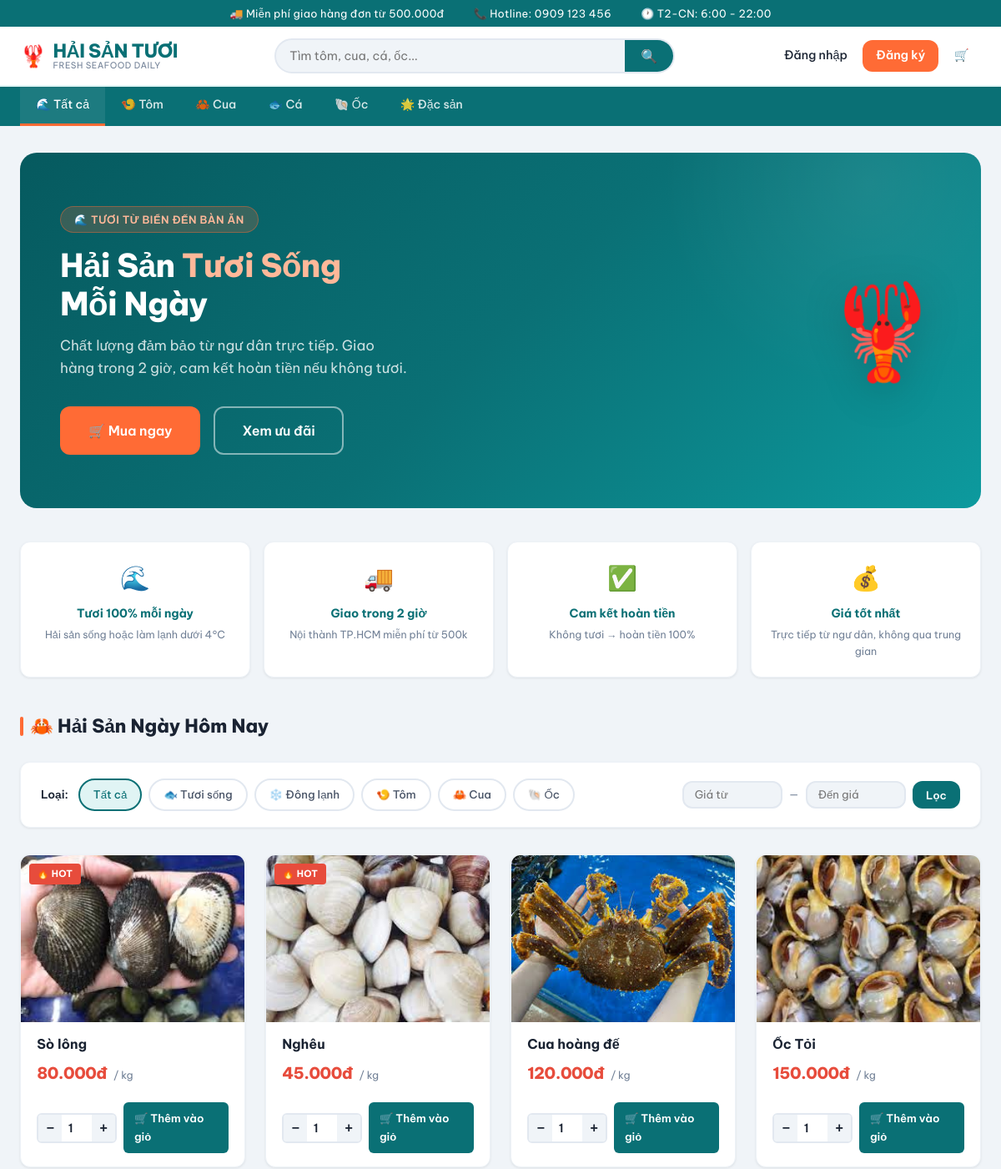
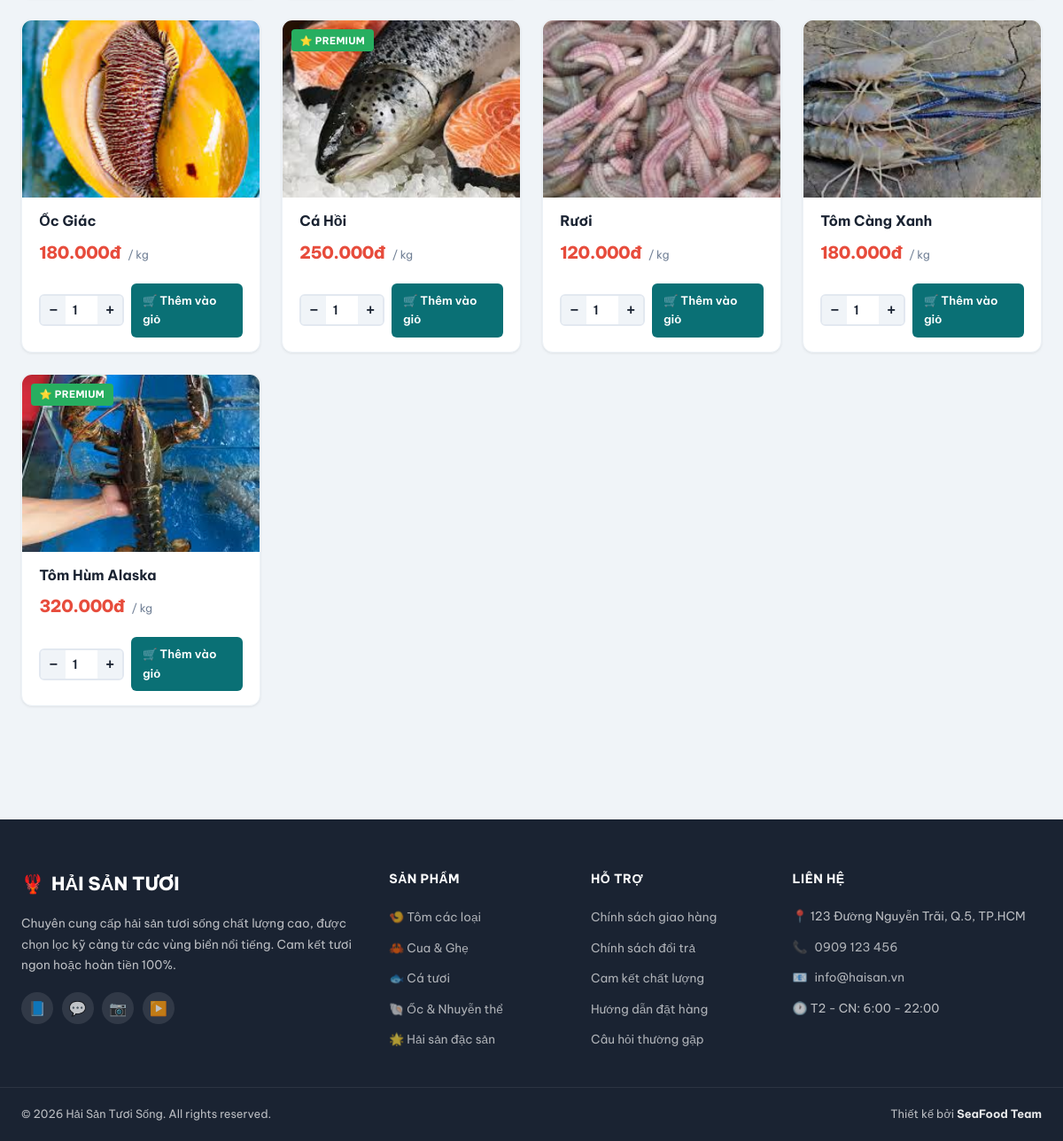
The page / on the database its author committed (2 pictures, top to bottom).
### tables this page shows
CREATE TABLE IF NOT EXISTS `products` (
  `id` int NOT NULL AUTO_INCREMENT,
  `category_id` int DEFAULT NULL,
  `name` varchar(150) NOT NULL,
  `description` text,
  `price` decimal(10,2) NOT NULL,
  `stock` int DEFAULT '0',
  `unit` varchar(20) DEFAULT 'kg',
  `image` varchar(255) DEFAULT NULL,
  `is_active` tinyint(1) DEFAULT '1',
  `created_at` timestamp NULL DEFAULT CURRENT_TIMESTAMP,
  PRIMARY KEY (`id`),
  KEY `category_id` (`category_id`),
  CONSTRAINT `products_ibfk_1` FOREIGN KEY (`category_id`) REFERENCES `categories` (`id`) ON DELETE SET NULL
);

### app/controllers/ProductController.php (called while the page is built, shortened)
<?php
class ProductController {
    public function index() {
        require_once 'app/models/ProductModel.php';
        $keyword  = $_GET['q'] ?? '';
        $category = $_GET['category'] ?? '';
        $minPrice = $_GET['min_price'] ?? '';
        $maxPrice = $_GET['max_price'] ?? '';
        if ($keyword || $category || $minPrice || $maxPrice) {
            $products = ProductModel::search($keyword, $category, $minPrice, $maxPrice);
        } else {
            $products = ProductModel::getAll();
        }
        include 'app/views/product/list.php';
    }
}
?>

### index.php (called while the page is built, shortened)
<?php
require_once 'app/models/ProductModel.php';
$url = $_GET['url'] ?? '';
$url = rtrim($url, '/');
$url = filter_var($url, FILTER_SANITIZE_URL);
$url = explode('/', $url);
$action = isset($url[1]) && $url[1] != '' ? $url[1] : 'index';
$controller = new $controllerName();
call_user_func_array([$controller, $action], array_slice($url, 2));
?>

### app/models/ProductModel.php (called while the page is built, shortened)
<?php
class ProductModel {
    public static function getAll() {
        $database = new Database();
        $conn = $database->getConnection();
        $query = "SELECT p.*, c.name AS category_name, c.slug AS category_slug, c.icon AS category_icon
                  FROM products p
                  LEFT JOIN categories c ON p.category_id = c.id
                  WHERE p.is_active = 1
                  ORDER BY p.id DESC";
        $stmt = $conn->prepare($query);
        $stmt->execute();
        return $stmt->fetchAll(PDO::FETCH_ASSOC);
    }
}
?>

### app/views/product/list.php (the view, shortened to what this page needs)
<div class="hero-banner">
    <div class="hero-content">
        <div class="hero-badge">🌊 Tươi từ biển đến bàn ăn</div>
        <h1 class="hero-title">Hải Sản <span>Tươi Sống</span><br>Mỗi Ngày</h1>
        <p class="hero-subtitle">Chất lượng đảm bảo từ ngư dân trực tiếp. Giao hàng trong 2 giờ, cam kết hoàn tiền nếu không tươi.</p>
        <div class="hero-actions">
            <a href="#products" class="btn btn-accent btn-lg">🛒 Mua ngay</a>
            <a href="#" class="btn btn-outline btn-lg" style="color:white;border-color:rgba(255,255,255,0.5);">Xem ưu đãi</a>
        </div>
    </div>
    <div class="hero-emoji">🦞</div>
</div>
<div class="usp-strip">
    <div class="usp-card">
        <div class="usp-icon">🌊</div>
        <h4>Tươi 100% mỗi ngày</h4>
        <p>Hải sản sống hoặc làm lạnh dưới 4°C</p>
    </div>
    <div class="usp-card">
        <div class="usp-icon">🚚</div>
        <h4>Giao trong 2 giờ</h4>
        <p>Nội thành TP.HCM miễn phí từ 500k</p>
    </div>
    <div class="usp-card">
        <div class="usp-icon">✅</div>
        <h4>Cam kết hoàn tiền</h4>
        <p>Không tươi → hoàn tiền 100%</p>
    </div>
    <div class="usp-card">
        <div class="usp-icon">💰</div>
        <h4>Giá tốt nhất</h4>
        <p>Trực tiếp từ ngư dân, không qua trung gian</p>
    </div>
</div>
<div id="products">
    <div class="section-header">
        <h2>🦀 Hải Sản Ngày Hôm Nay</h2>
    </div>
    <div class="filter-bar">
        <form action="/banhaisan/product/index" method="GET" id="filterForm">
            <div class="filter-row">
                <span class="filter-label">Loại:</span>
                <div class="filter-pills">
                    <a href="/banhaisan/product/index" class="pill <?php echo (!isset($_GET['category']) || $_GET['category'] == '') ? 'active' : ''; ?>">Tất cả</a>
                    <a href="/banhaisan/product/index?category=Tươi sống" class="pill <?php echo (isset($_GET['category']) && $_GET['category'] == 'Tươi sống') ? 'active' : ''; ?>">🐟 Tươi sống</a>
                    <a href="/banhaisan/product/index?category=Đông lạnh" class="pill <?php echo (isset($_GET['category']) && $_GET['category'] == 'Đông lạnh') ? 'active' : ''; ?>">❄️ Đông lạnh</a>
                    <a href="/banhaisan/product/index?category=tom" class="pill <?php echo (isset($_GET['category']) && $_GET['category'] == 'tom') ? 'active' : ''; ?>">🍤 Tôm</a>
                    <a href="/banhaisan/product/index?category=cua" class="pill <?php echo (isset($_GET['category']) && $_GET['category'] == 'cua') ? 'active' : ''; ?>">🦀 Cua</a>
                    <a href="/banhaisan/product/index?category=oc" class="pill <?php echo (isset($_GET['category']) && $_GET['category'] == 'oc') ? 'active' : ''; ?>">🐚 Ốc</a>
                </div>
                <div class="filter-inputs">
                    <input type="number" name="min_price" placeholder="Giá từ" value="<?php echo htmlspecialchars($_GET['min_price'] ?? ''); ?>">
                    <span style="color:var(--text-light);font-size:0.85rem;">—</span>
                    <input type="number" name="max_price" placeholder="Đến giá" value="<?php echo htmlspecialchars($_GET['max_price'] ?? ''); ?>">
                    <button type="submit" class="btn btn-sm">Lọc</button>
                </div>
            </div>
        </form>
    </div>
    <?php if (empty($products)): ?>
    <div class="empty-state">
        <div class="empty-icon">🔍</div>
        <h3>Không tìm thấy sản phẩm</h3>
        <p>Hãy thử thay đổi bộ lọc hoặc từ khóa tìm kiếm</p>
        <a href="/banhaisan/product/index" class="btn">Xem tất cả sản phẩm</a>
    </div>
    <?php else: ?>
    <div class="product-grid">
        <?php foreach ($products as $i => $product): ?>
            <div class="product-card">
                <div class="product-badge">
                    <?php if ($i < 2): ?><span class="badge badge-hot">🔥 Hot</span><?php endif; ?>
                    <?php if ($product['price'] > 200000): ?><span class="badge badge-new">⭐ Premium</span><?php endif; ?>
                </div>
                <div class="product-image">
                </div>
                <div class="product-info">
                    <h3 class="product-title"><?php echo htmlspecialchars($product['name']); ?></h3>
                    <div class="product-price-row">
                        <span class="product-price"><?php echo number_format($product['price'], 0, ',', '.'); ?>đ</span>
                        <span class="product-unit">/ kg</span>
                    </div>
                    <div class="product-actions">
                        <div class="qty-control">
                            <button type="button" onclick="changeQty(this, -1)">−</button>
                            <input type="number" value="1" min="1" max="99" name="qty_<?php echo $product['id']; ?>">
                            <button type="button" onclick="changeQty(this, 1)">+</button>
                        </div>
                        <a href="/banhaisan/cart/add/<?php echo $product['id']; ?>" class="btn-cart">
                            🛒 Thêm vào giỏ
                        </a>
                    </div>
                </div>
            </div>
        <?php endforeach; ?>
    </div>
    <?php endif; ?>
</div>
<?php $content = ob_get_clean(); include __DIR__ . '/../layout.php'; ?>

### rows shown on the page
products: shows "🔥 HOT", name "Sò lông", price "80.000"
products: shows "🔥 HOT", name "Nghêu", price "45.000"
products: name "Cua hoàng đế", price "120.000"
products: name "Ốc Tỏi", price "150.000"
products: name "Ốc Giác", price "180.000"
products: shows "⭐ PREMIUM", name "Cá Hồi", price "250.000"
products: name "Rươi", price "120.000"
products: name "Tôm Càng Xanh", price "180.000"
products: shows "⭐ PREMIUM", name "Tôm Hùm Alaska", price "320.000", id "1"
